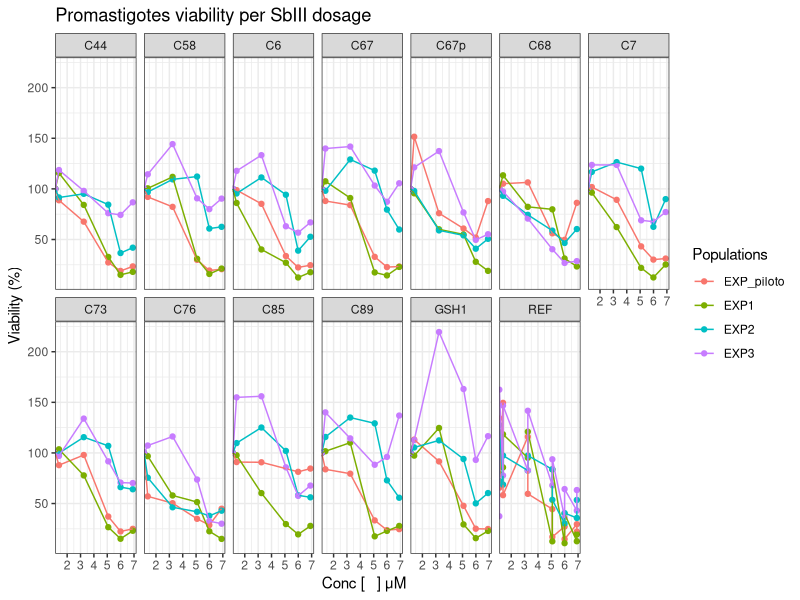
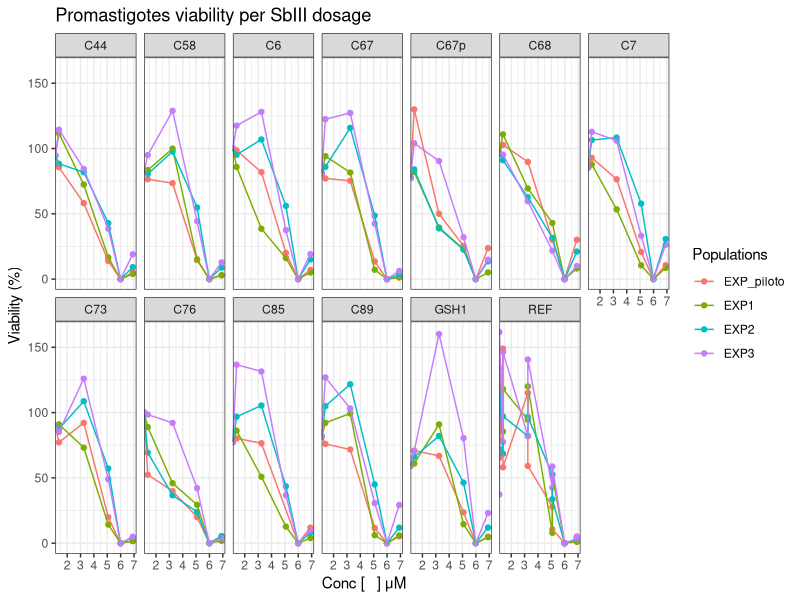
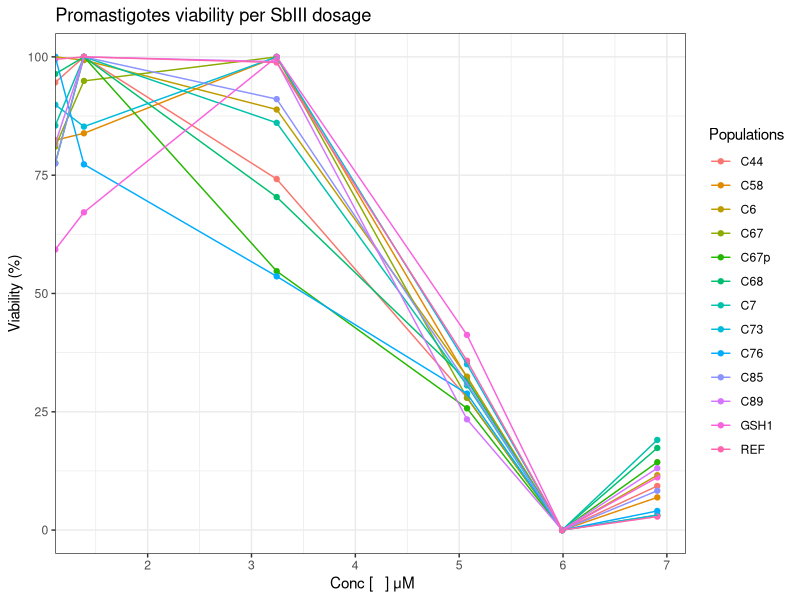
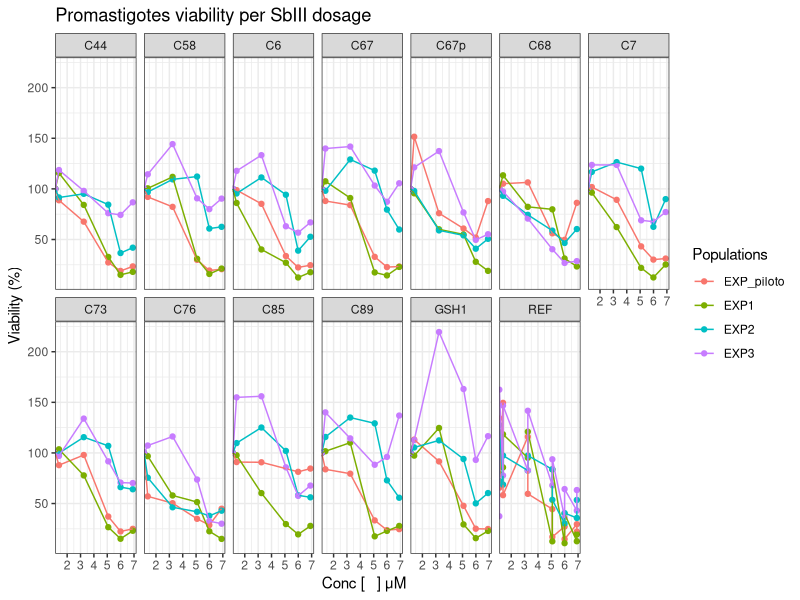
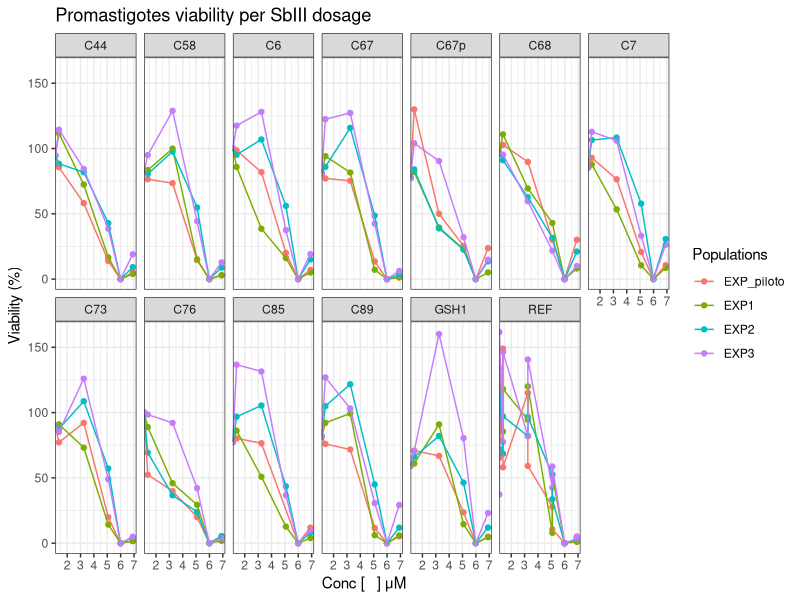
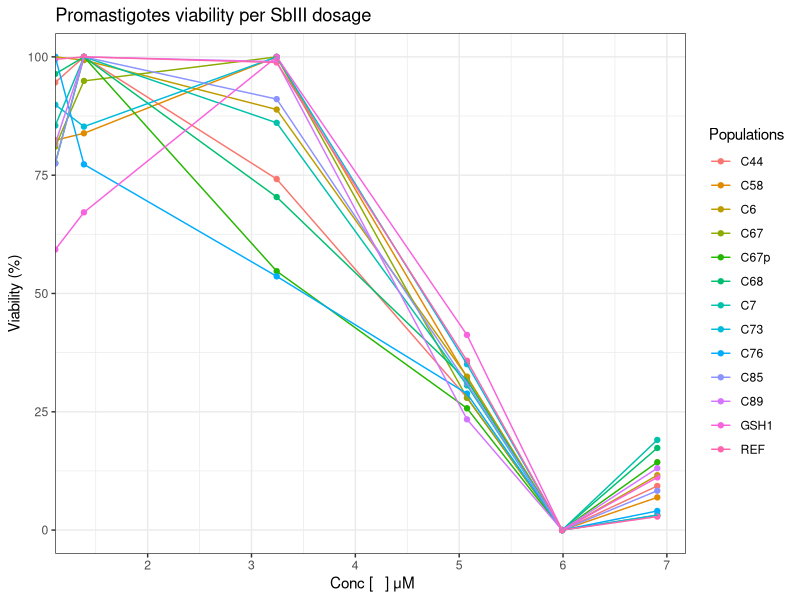

Write the R code that produced these figures, in order.
################################################################################
###################### EDA  - MTT GSH1 HKO clones  #############################
################################################################################

library(dplyr)
library(ggplot2)

#Loading data

DataMTT <- read.csv(file = "Data/Processed/DataMTT_processed_normalized.csv")

# Checking data

sapply(DataMTT, class)
DataMTT$pop <- as.factor(DataMTT$pop)
DataMTT$experiment <- as.factor(DataMTT$experiment) 
sapply(DataMTT, class)

MTT_plot  <- ggplot(DataMTT, aes(x = log(conc),  y = viability,  
                                 group = experiment))+
  geom_point(aes(color = experiment))+
  geom_line(aes(color = experiment))+
  ggtitle("Promastigotes viability per SbIII dosage") +
  labs(x = " Conc [   ] μM", y = "Viability (%)")+
  theme(plot.title = element_text(size = 14,face="bold"),
        axis.text.x = element_text(size = 10), 
        axis.text.y = element_text(size = 10),
        axis.title.x = element_text(size = 15),
        axis.title.y = element_text(size = 15))+
  #facet_grid(MTT_SbIII_48h$pop)+
  facet_wrap(DataMTT$pop, nrow = 2)+
  theme_bw()

MTT_plot +  labs(color = "Populations")

ggsave("Figures/04_MTT_plot_viability.png")


# With Viability reescaled


MTT_plot  <- ggplot(DataMTT, aes(x = log(conc),  y = viability_normalized,  
                                 group = experiment))+
  geom_point(aes(color = experiment))+
  geom_line(aes(color = experiment))+
  ggtitle("Promastigotes viability per SbIII dosage") +
  labs(x = " Conc [   ] μM", y = "Viability (%)")+
  theme(plot.title = element_text(size = 14,face="bold"),
        axis.text.x = element_text(size = 10), 
        axis.text.y = element_text(size = 10),
        axis.title.x = element_text(size = 15),
        axis.title.y = element_text(size = 15))+
  #facet_grid(MTT_SbIII_48h$pop)+
  facet_wrap(DataMTT$pop, nrow = 2)+
  theme_bw()

MTT_plot +  labs(color = "Populations")

ggsave("Figures/05_MTT_plot_normalized.png")



# Summarized data

# Summarazing

DataMTT_sum <- DataMTT%>%
  group_by(pop,conc)%>%
  summarise(mean_value = mean(viability_normalized), sd_value = sd(viability_normalized))

MTT_plot2  <- ggplot(DataMTT_sum, aes(x = log(conc),  y = mean_value,  group = pop))+
  geom_point(aes(color = pop))+
  geom_line(aes(color = pop))+
  ggtitle("Promastigotes viability per SbIII dosage") +
  labs(x = " Conc [   ] μM", y = "Viability (%)")+
  theme(plot.title = element_text(size = 14,face="bold"),
        axis.text.x = element_text(size = 10), 
        axis.text.y = element_text(size = 10),
        axis.title.x = element_text(size = 15),
        axis.title.y = element_text(size = 15))+
  #facet_grid(MTT_SbIII_48h$pop)+
  #facet_wrap(DataMTT$experiment, nrow = 2)+
  theme_bw()

MTT_plot2 +  labs(color = "Populations")
ggsave("Figures/06_MTT_plot_viability.png")
